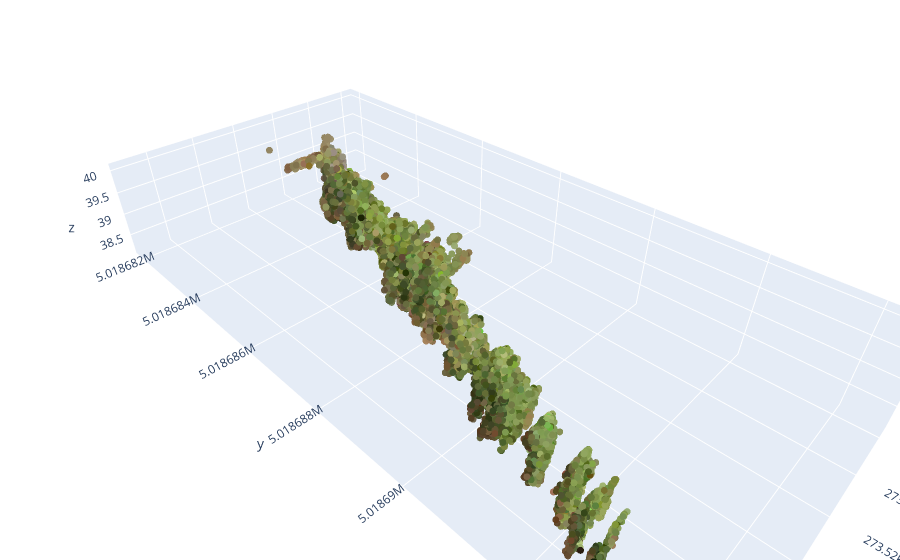

This figure's notebook cell:
### Code cell
show_voxelgrid_plotly(voxel_grid, marker_size=4)

### Figure 1 — Plotly figure (JSON) as saved in the notebook; plotly's stock layout.template omitted (floating-point values rounded to 4 significant figures; data arrays with more than 128 entries replaced by an {"elided": "..."} marker saying what was removed)
{"data": [{"marker": {"color": {"elided": "18434 str values"}, "opacity": 0.95, "size": 4}, "mode": "markers", "type": "scatter3d", "x": {"elided": "18434 float values"}, "y": {"elided": "18434 float values"}, "z": {"elided": "18434 float values"}}], "layout": {"margin": {"b": 0, "l": 0, "r": 0, "t": 0}, "scene": {"aspectmode": "data"}}}
